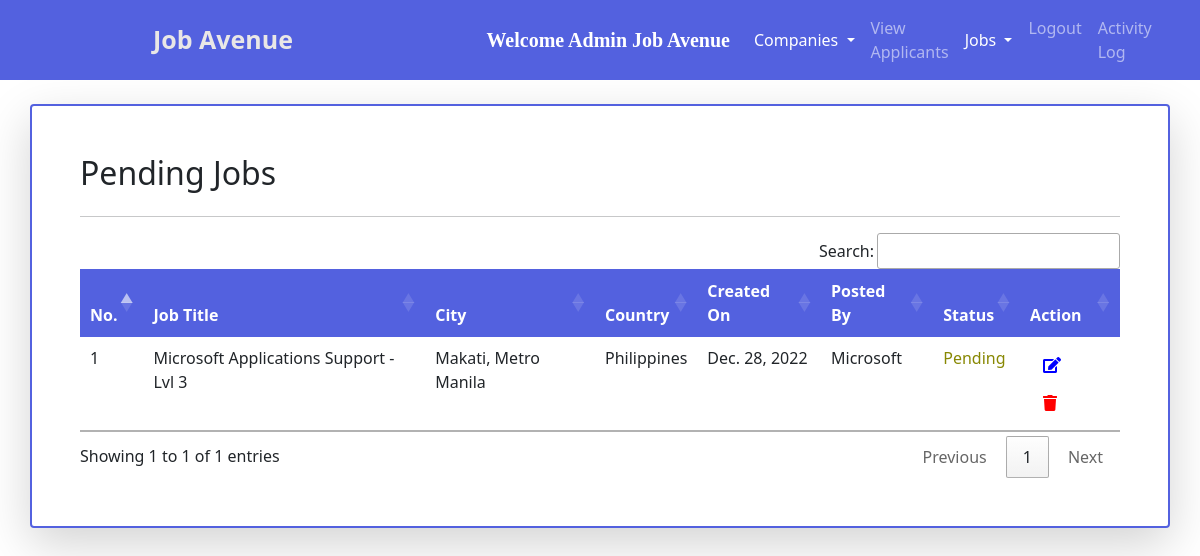
The page /pending_jobs/ (signed in) on the database its author committed.
### jobs/models.py (models this page shows, shortened)
class Job(models.Model):
    company = models.ForeignKey(Company, on_delete=models.CASCADE)
    start_date = models.DateField()
    end_date = models.DateField()
    title = models.CharField(max_length=200)
    job_type =  models.CharField(max_length=10,default="FULL-TIME")
    salary = models.FloatField()
    image = models.ImageField(upload_to="")
    description = models.TextField(max_length=400)
    experience = models.CharField(max_length=100)
    city = models.CharField(max_length=100,default="")
    country = models.CharField(max_length=100,default="")
    skills = models.CharField(max_length=200)
    status = models.CharField(max_length=10)
    creation_date = models.DateField()

class Company(models.Model):
    user = models.ForeignKey(User, on_delete=models.CASCADE,unique=True)
    phone = models.CharField(max_length=10)
    image = models.ImageField(upload_to="")
    gender =  models.CharField(max_length=10,choices=GENDER_CHOICES,default="MALE")
    type = models.CharField(max_length=15)
    status = models.CharField(max_length=20)
    company_name = models.CharField(max_length=100)
    def __str__ (self):
        return self.company_name

### jobs/views.py (the view)
# urls.py: path("pending_jobs/",views.pending_jobs,name="pending_jobs"),
def pending_jobs(request):
    if not request.user.is_authenticated:
        return redirect("/user_login")
    if not request.user.is_staff:
        return redirect('/')
    jobs = Job.objects.filter(status="Pending")
    return render(request,"pending_jobs.html",{'jobs':jobs})

### jobs/templates/pending_jobs.html (shortened to what this page needs)
{% extends 'admin_navbar.html' %}
{% block body %}
<div class="container mt-4 shadow-lg px-5 py-5 rounded " style="border:2px solid #5361df;">
    <div class="row">
        <div class="form-group col-md-6">
            <h2>Pending Jobs</h2>
        </div>
    </div>
    <hr>
    <table class="table table-hover" id="example">
        <thead>
            <tr>
                <th>No.</th>
                <th>Job Title</th>
                <th>City</th>
                <th>Country</th>
                <th>Created On</th>
                <th>Posted By</th>
                <th>Status</th>
                <th>Action</th>
            </tr>
        </thead>
        <tbody>
            {% for job in jobs %}
            <tr>
                <td>{{forloop.counter}}</td>
                <td>{{job.title}}</td>
                <td>{{job.city}}</td>
                <td>{{job.country}}</td>
                <td>{{job.creation_date}}</td>
                <td>{{job.company}}</td>
                <td style="color:rgb(136, 136, 3);">{{job.status}}</td>
                <td><a href="/admin_editjob/{{job.id}}/" class="btn"><i class="fa fa-edit" style="color:blue;"></i></a>
                    <a href="/admin_deletejob/{{job.id}}/" class="btn"
                onclick="return confirm('Are you sure you want to delete this listing?')"><i
                    class="fa fa-trash" style="color:red;"></i></a>
                </td>
            </tr>
            {% endfor %}
        </tbody>
    </table>
    </div>
{% endblock body %}

### jobs/templates/admin_navbar.html (shortened to what this page needs)
<!doctype html>
<html lang="en">
<head>
  <link href="https://cdn.jsdelivr.net/npm/bootstrap@5.0.2/dist/css/bootstrap.min.css" rel="stylesheet"
>
    <link rel="stylesheet" href="https://cdnjs.cloudflare.com/ajax/libs/font-awesome/5.15.3/css/all.min.css">
  <link rel="stylesheet" href="https://cdn.datatables.net/1.10.25/css/jquery.dataTables.min.css">
  <link rel="stylesheet" href="https://cdn.datatables.net/buttons/1.7.1/css/buttons.dataTables.min.css">
</head>
<body>
  <nav class="navbar navbar-expand-lg navbar-dark">
    <a class="navbar-brand" href="/"><span class="head1" style="margin-left:153px;">Job Avenue</span></a>
    <div class="container w-50">
      <div class="collapse navbar-collapse pull-right" id="navbarSupportedContent">
        <a class="navbar-brand" style="font-weight: bold; font-family: 'Times New Roman', Times, serif;"
          href="#">Welcome {{request.user.get_full_name}}
        </a>
        <ul class="navbar-nav me-auto mb-2 mb-lg-0">
          <div class="collapse navbar-collapse" id="navbarNavDarkDropdown">
            <ul class="navbar-nav">
              <li class="nav-item dropdown">
                <a class="nav-link active dropdown-toggle" href="#" id="navbarDarkDropdownMenuLink" role="button"
                  data-bs-toggle="dropdown" aria-expanded="false">
                  Companies
                </a>
              </li>
            </ul>
          </div>
          <li class="nav-item">
            <a class="nav-link {% block view_applicants %} {% endblock %}" href="/view_applicants/">View Applicants</a>
          </li>
          <div class="collapse navbar-collapse" id="navbarNavDarkDropdown">
            <ul class="navbar-nav">
              <li class="nav-item dropdown">
                <a class="nav-link active dropdown-toggle" href="#" id="navbarDarkDropdownMenuLink" role="button"
                  data-bs-toggle="dropdown" aria-expanded="false">
                  Jobs
                </a>
              </li>
            </ul>
          </div>
          <li class="nav-item" id="nav-item">
            <a class="nav-link pointer">Logout</a>
          </li>
          <li class="nav-item" id="nav-item">
            <a class="nav-link" href="/activity_logs/">Activity Log</a>
          </li>
        </ul>
      </div>
    </div>
  </nav>
  {% block body %}
  {% endblock %}
</body>
</html>

### jobs/templates/admin_navbar.html (style rules this page uses)
.navbar { background-color: #5361df; }
.head1 { color: #e9e7e6; font-size: 25px; font-weight: bold; height: 50px; margin-left: 15px; }
.pull-right { float: right; margin-left: 20px; }
.pointer { cursor: pointer; }

### jobs/templates/pending_jobs.html (style rules this page uses)
table { border-collapse: collapse; width: 100%; }
th, td { text-align: left; padding: 8px; }
thead { background-color: #5361df; }
th { color: white; margin-top:10px; }

### rows shown on the page
Job: title "Microsoft Applications Support - Lvl 3", city "Makati, Metro Manila", country "Philippines", creation_date "Dec. 28, 2022", company "Microsoft", status "Pending"

### other values the page prints
{{ request.user.get_full_name }} "Admin Job Avenue"
